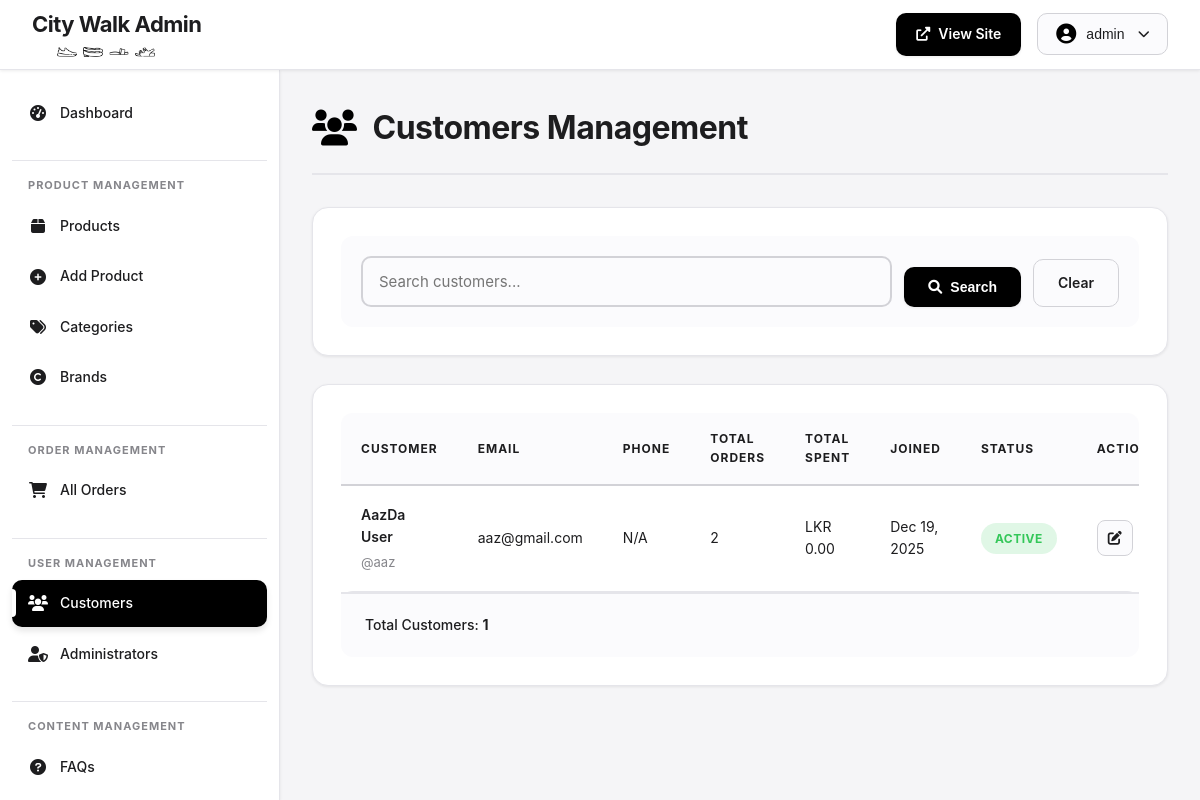
The page /city-walk--FINAL/admin/customers.php (signed in) on the database its author committed.
### tables this page shows
CREATE TABLE `users` (
  `user_id` int(11) NOT NULL,
  `username` varchar(50) NOT NULL,
  `email` varchar(100) NOT NULL,
  `password_hash` varchar(255) NOT NULL,
  `first_name` varchar(50) NOT NULL,
  `last_name` varchar(50) NOT NULL,
  `phone` varchar(20) DEFAULT NULL,
  `address` text DEFAULT NULL,
  `city` varchar(50) DEFAULT NULL,
  `postal_code` varchar(10) DEFAULT NULL,
  `user_type` enum('customer','admin') DEFAULT 'customer',
  `status` enum('active','inactive','suspended') DEFAULT 'active',
  `created_at` timestamp NOT NULL DEFAULT current_timestamp(),
  `updated_at` timestamp NOT NULL DEFAULT current_timestamp() ON UPDATE current_timestamp(),
  `last_login` timestamp NULL DEFAULT NULL
);

### city-walk--FINAL/admin/customers.php (the view, shortened to what this page needs)
<?php
$db = getDB();
$search = isset($_GET['search']) ? $_GET['search'] : '';
$query = "SELECT u.*,
          (SELECT COUNT(*) FROM orders WHERE user_id = u.user_id) as total_orders,
          (SELECT SUM(total_amount) FROM orders WHERE user_id = u.user_id AND payment_status = 'paid') as total_spent
          FROM users u
          WHERE u.user_type = 'customer'";
$params = [];
$query .= " ORDER BY u.created_at DESC";
$stmt = $db->prepare($query);
$stmt->execute($params);
$customers = $stmt->fetchAll();
?>
<!DOCTYPE html>
<html lang="en">
<head>
    <link rel="stylesheet" href="../css/admin-styles.css">
    <link rel="stylesheet" href="https://cdnjs.cloudflare.com/ajax/libs/font-awesome/6.0.0/css/all.min.css">
</head>
<body>
    <?php include 'includes/header.php'; ?>
    <?php include 'includes/sidebar.php'; ?>
    <main class="admin-main">
        <div class="admin-container">
            <div class="page-header">
                <h1><i class="fas fa-users"></i> Customers Management</h1>
            </div>
            <div class="admin-card">
                <form method="GET" class="filters-form">
                    <div class="form-row">
                        <div class="form-group">
                            <input type="text" name="search" placeholder="Search customers..." value="<?php echo htmlspecialchars($search); ?>">
                        </div>
                        <button type="submit" class="btn-primary-small">
                            <i class="fas fa-search"></i> Search
                        </button>
                        <a href="customers.php" class="btn-secondary">Clear</a>
                    </div>
                </form>
            </div>
            <div class="admin-card">
                <div class="table-responsive">
                    <table class="admin-table">
                        <thead>
                            <tr>
                                <th>Customer</th>
                                <th>Email</th>
                                <th>Phone</th>
                                <th>Total Orders</th>
                                <th>Total Spent</th>
                                <th>Joined</th>
                                <th>Status</th>
                                <th>Actions</th>
                            </tr>
                        </thead>
                        <tbody>
                            <?php if (empty($customers)): ?>
                                <tr>
                                    <td colspan="7" class="text-center">No customers found</td>
                                </tr>
                            <?php else: ?>
                                <?php foreach ($customers as $customer): ?>
                                    <tr>
                                        <td>
                                            <strong><?php echo htmlspecialchars($customer['first_name'] . ' ' . $customer['last_name']); ?></strong><br>
                                            <small>@<?php echo htmlspecialchars($customer['username']); ?></small>
                                        </td>
                                        <td><?php echo htmlspecialchars($customer['email']); ?></td>
                                        <td><?php echo htmlspecialchars($customer['phone'] ?: 'N/A'); ?></td>
                                        <td><?php echo $customer['total_orders']; ?></td>
                                        <td>LKR <?php echo number_format($customer['total_spent'] ?: 0, 2); ?></td>
                                        <td><?php echo date('M d, Y', strtotime($customer['created_at'])); ?></td>
                                        <td>
                                            <span class="status-badge status-<?php echo $customer['status']; ?>">
                                                <?php echo ucfirst($customer['status']); ?>
                                            </span>
                                        </td>
                                        <td>
                                            <a href="edit-customer.php?id=<?php echo $customer['user_id']; ?>" class="btn-action" title="Edit">
                                                <i class="fas fa-edit"></i>
                                            </a>
                                        </td>
                                    </tr>
                                <?php endforeach; ?>
                            <?php endif; ?>
                        </tbody>
                    </table>
                </div>
                <div class="table-footer">
                    <p>Total Customers: <strong><?php echo count($customers); ?></strong></p>
                </div>
            </div>
        </div>
    </main>
</body>
</html>

### rows shown on the page
users: first_name+last_name "AazDa User", username "aaz", email "aaz@gmail.com", phone "N/A", total_orders "2", total_spent "0.00", created_at "Dec 19, 2025", status "ACTIVE"

### other values the page prints
$_SESSION['username'] "admin"
count($customers) "1"
